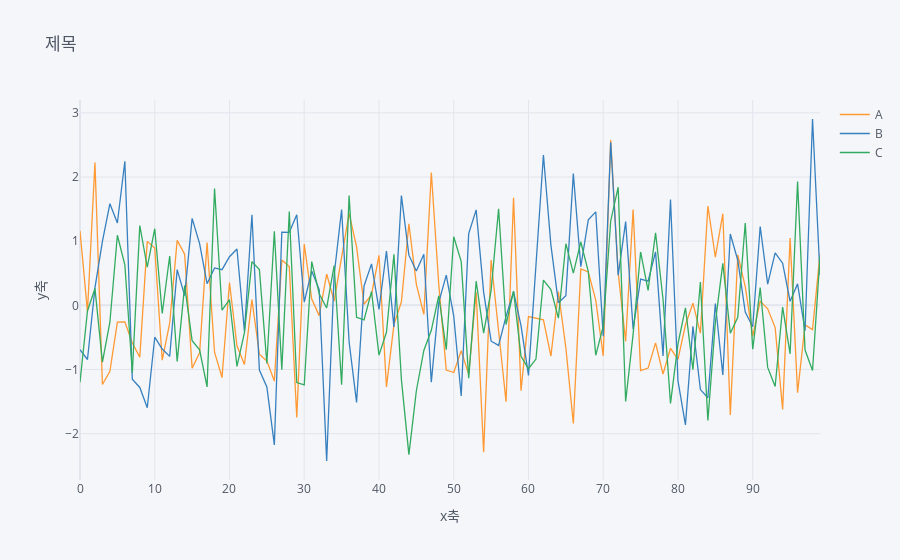

Write notebook code for a chart like this one.
### Markdown cell above
---

### Code cell
df.loc[:, 'A':'C'].iplot(kind='line', title="제목", xTitle="x축", yTitle="y축")
